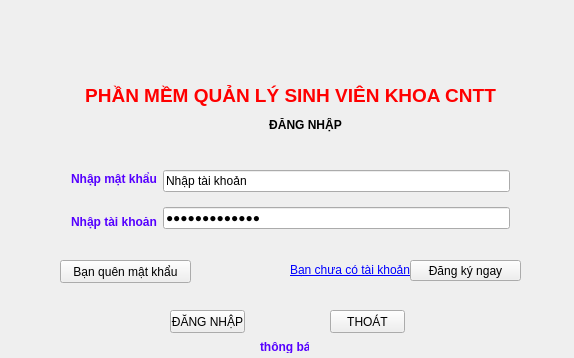
<?xml version="1.0" encoding="UTF-8"?>
<ui version="4.0">
 <class>KhoaCNTT</class>
 <widget class="QWidget" name="KhoaCNTT">
  <property name="geometry">
   <rect>
    <x>0</x>
    <y>0</y>
    <width>574</width>
    <height>358</height>
   </rect>
  </property>
  <property name="windowTitle">
   <string>KhoaCNTT</string>
  </property>
  <widget class="QLabel" name="label">
   <property name="geometry">
    <rect>
     <x>30</x>
     <y>80</y>
     <width>521</width>
     <height>31</height>
    </rect>
   </property>
   <property name="text">
    <string>&lt;!DOCTYPE HTML PUBLIC &quot;-//W3C//DTD HTML 4.0//EN&quot; &quot;http://www.w3.org/TR/REC-html40/strict.dtd&quot;&gt;
&lt;html&gt;&lt;head&gt;&lt;meta name=&quot;qrichtext&quot; content=&quot;1&quot; /&gt;&lt;style type=&quot;text/css&quot;&gt;
p, li { white-space: pre-wrap; }
&lt;/style&gt;&lt;/head&gt;&lt;body style=&quot; font-family:'MS Shell Dlg 2'; font-size:8pt; font-weight:400; font-style:normal;&quot;&gt;
&lt;p align=&quot;center&quot; style=&quot; margin-top:0px; margin-bottom:0px; margin-left:0px; margin-right:0px; -qt-block-indent:0; text-indent:0px;&quot;&gt;&lt;span style=&quot; font-size:14pt; font-weight:600; color:#ff0000;&quot;&gt;PHẦN MỀM QUẢN LÝ SINH VIÊN KHOA CNTT&lt;/span&gt;&lt;/p&gt;&lt;/body&gt;&lt;/html&gt;</string>
   </property>
  </widget>
  <widget class="QLabel" name="label_2">
   <property name="geometry">
    <rect>
     <x>260</x>
     <y>110</y>
     <width>91</width>
     <height>31</height>
    </rect>
   </property>
   <property name="text">
    <string>&lt;html&gt;&lt;head/&gt;&lt;body&gt;&lt;p align=&quot;center&quot;&gt;&lt;span style=&quot; font-weight:600;&quot;&gt;ĐĂNG NHẬP&lt;/span&gt;&lt;/p&gt;&lt;/body&gt;&lt;/html&gt;</string>
   </property>
  </widget>
  <widget class="QPushButton" name="bt_dangnhap">
   <property name="geometry">
    <rect>
     <x>170</x>
     <y>310</y>
     <width>75</width>
     <height>23</height>
    </rect>
   </property>
   <property name="text">
    <string>ĐĂNG NHẬP</string>
   </property>
  </widget>
  <widget class="QPushButton" name="bt_thoat">
   <property name="geometry">
    <rect>
     <x>330</x>
     <y>310</y>
     <width>75</width>
     <height>23</height>
    </rect>
   </property>
   <property name="text">
    <string>THOÁT</string>
   </property>
  </widget>
  <widget class="QLabel" name="thongbao">
   <property name="geometry">
    <rect>
     <x>260</x>
     <y>340</y>
     <width>49</width>
     <height>13</height>
    </rect>
   </property>
   <property name="text">
    <string>&lt;html&gt;&lt;head/&gt;&lt;body&gt;&lt;p align=&quot;center&quot;&gt;&lt;span style=&quot; font-weight:600; color:#5500ff;&quot;&gt;thông báo&lt;/span&gt;&lt;/p&gt;&lt;/body&gt;&lt;/html&gt;</string>
   </property>
  </widget>
  <widget class="QWidget" name="layoutWidget">
   <property name="geometry">
    <rect>
     <x>60</x>
     <y>150</y>
     <width>461</width>
     <height>101</height>
    </rect>
   </property>
   <layout class="QHBoxLayout" name="horizontalLayout">
    <item>
     <layout class="QVBoxLayout" name="verticalLayout_2">
      <item>
       <widget class="QLabel" name="label_4">
        <property name="text">
         <string>&lt;html&gt;&lt;head/&gt;&lt;body&gt;&lt;p align=&quot;center&quot;&gt;&lt;span style=&quot; font-weight:600; color:#5500ff;&quot;&gt;Nhập mật khẩu&lt;/span&gt;&lt;/p&gt;&lt;/body&gt;&lt;/html&gt;</string>
        </property>
       </widget>
      </item>
      <item>
       <widget class="QLabel" name="label_3">
        <property name="text">
         <string>&lt;html&gt;&lt;head/&gt;&lt;body&gt;&lt;p align=&quot;center&quot;&gt;&lt;span style=&quot; font-weight:600; color:#5500ff;&quot;&gt;Nhập tài khoản&lt;/span&gt;&lt;/p&gt;&lt;/body&gt;&lt;/html&gt;</string>
        </property>
       </widget>
      </item>
     </layout>
    </item>
    <item>
     <layout class="QVBoxLayout" name="verticalLayout">
      <item>
       <widget class="QLineEdit" name="taikhoan">
        <property name="text">
         <string>Nhập tài khoản</string>
        </property>
       </widget>
      </item>
      <item>
       <widget class="QLineEdit" name="matkhau">
        <property name="text">
         <string>Nhập mật khẩu</string>
        </property>
        <property name="echoMode">
         <enum>QLineEdit::Password</enum>
        </property>
       </widget>
      </item>
     </layout>
    </item>
   </layout>
  </widget>
  <widget class="QLabel" name="label_image">
   <property name="geometry">
    <rect>
     <x>10</x>
     <y>0</y>
     <width>561</width>
     <height>81</height>
    </rect>
   </property>
   <property name="autoFillBackground">
    <bool>false</bool>
   </property>
   <property name="lineWidth">
    <number>0</number>
   </property>
   <property name="text">
    <string/>
   </property>
   <property name="pixmap">
    <pixmap>../anh2.png</pixmap>
   </property>
   <property name="scaledContents">
    <bool>false</bool>
   </property>
   <property name="margin">
    <number>0</number>
   </property>
  </widget>
  <widget class="QLabel" name="label_5">
   <property name="geometry">
    <rect>
     <x>290</x>
     <y>260</y>
     <width>181</width>
     <height>20</height>
    </rect>
   </property>
   <property name="text">
    <string>&lt;html&gt;&lt;head/&gt;&lt;body&gt;&lt;p&gt;&lt;a href=&quot;www.google.com&quot;&gt;&lt;span style=&quot; text-decoration: underline; color:#0000ff;&quot;&gt;Bạn chưa có tài khoản? &lt;/span&gt;&lt;/a&gt;&lt;/p&gt;&lt;/body&gt;&lt;/html&gt;</string>
   </property>
  </widget>
  <widget class="QPushButton" name="dangky">
   <property name="geometry">
    <rect>
     <x>410</x>
     <y>260</y>
     <width>111</width>
     <height>21</height>
    </rect>
   </property>
   <property name="text">
    <string>Đăng ký ngay</string>
   </property>
  </widget>
  <widget class="QPushButton" name="quenmk">
   <property name="geometry">
    <rect>
     <x>60</x>
     <y>260</y>
     <width>131</width>
     <height>23</height>
    </rect>
   </property>
   <property name="text">
    <string>Bạn quên mật khẩu</string>
   </property>
  </widget>
  <zorder>thongbao</zorder>
  <zorder>label</zorder>
  <zorder>label_2</zorder>
  <zorder>bt_dangnhap</zorder>
  <zorder>bt_thoat</zorder>
  <zorder>layoutWidget</zorder>
  <zorder>label_image</zorder>
  <zorder>label_5</zorder>
  <zorder>dangky</zorder>
  <zorder>quenmk</zorder>
 </widget>
 <layoutdefault spacing="6" margin="11"/>
 <resources/>
 <connections/>
</ui>
